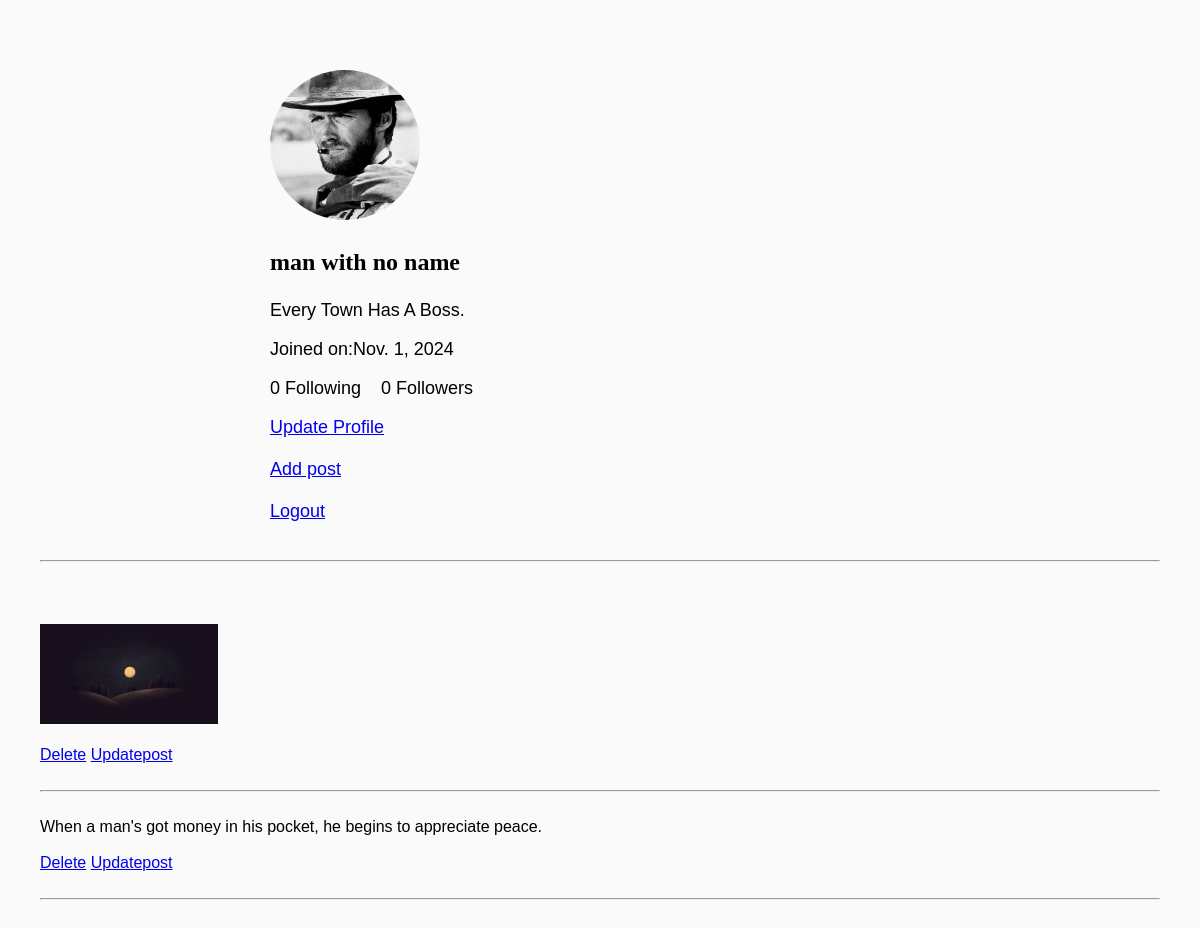
Screenshot of /profile/man with no name/ (signed in) with the database file from the repository.
### app/models.py (models this page shows, shortened)
class Profile(models.Model):
    user=models.OneToOneField(User,on_delete=models.CASCADE,related_name="profile")
    user_image=models.ImageField(upload_to="profile_image",null=True,blank=True)
    created_at=models.DateField(auto_now_add=True)
    bio=models.CharField(max_length=100,blank=True)
    followers=models.ManyToManyField('self',symmetrical=False,related_name="following",blank=True)
    def following_count(self):
        return self.following.count()
    def followers_count(self):
        return  self.followers.count()

class Post(models.Model):
    user=models.ForeignKey(User,on_delete=models.CASCADE)
    content=models.CharField(max_length=280,blank=True)
    image=models.ImageField(upload_to="image",null=True,blank=True)
    created_at=models.DateTimeField(auto_now_add=True)
    updated_at=models.DateTimeField(auto_now=True)
    likes=models.ManyToManyField(User,related_name='liked_posts',blank=True)
    retweet=models.ManyToManyField(User,related_name='retweetd_posts',blank=True)

### app/views.py (the view)
# urls.py: path('',view_profile,name="profile_home"),
def view_profile(request,username):
    user_name=get_object_or_404(User,username=username)
    user_profile=get_object_or_404(Profile,user=user_name)
    posts=Post.objects.filter(user=user_name)
    if request.user.is_authenticated:
        is_following = user_profile in request.user.profile.following.all()
    else:
        is_following = False
    context={
        'user_profile':user_profile,
        'posts':posts,
        'is_following':is_following
    }
    return render(request,'profile.html',context)

### templates/profile.html (shortened to what this page needs)
<!DOCTYPE html>
<html lang="en">
<head>
    {%load static%}
    <link rel="stylesheet" type="text/css" href="{% static 'css/style.css' %}">
</head>
<body>
    <div class="profilepage-section">
        <div class="profile-container">
            {%if user_profile.user.profile.user_image%}
            <img id="user-profile-image" src="{{user_profile.user.profile.user_image.url }}" height="100" alt="">
            {%else%}
            <img src="{% static 'images/oip.jpg' %}" height="100" alt="">
            {%endif%}
            <h3 id="username-text">{{user_profile.user}}</h3>
            <p>{{user_profile.user.profile.bio}}</p>
            Joined on:{{user_profile.user.profile.created_at}}<br>
            {% if user.is_authenticated %}
            <div class="follow-tag">
            <a href="{% url 'following' user_profile.user.id %}" id="anchor-tag"><p>{{ user_profile.following_count }} Following</p>
            </a>
            <a href="{% url 'followers' user_profile.user.id %}" id="anchor-tag"><p>{{ user_profile.followers_count }} Followers</p></a>
            </div>
            {%endif%}
            {% if request.user.is_authenticated and request.user == user_profile.user %}
            <a href="{% url 'update_profile' user.id %}">Update Profile</a><br><br>
            <a href="{% url 'post'%}">Add post</a><br><br>
            <a href="{% url 'logout'%}">Logout</a>
            {%endif%}
        </div>
        <hr>
        <br>
        <div class="profile-content">
            <div class="profile-post">
                {%for post in posts%}
                <a href="{% url 'post_details' post.id %}" id="anchor-tag">
                {{post.content}}<br><br></a>
                {%if post.image%}
                <a href="{% url 'post_details' post.id %}" id="anchor-tag">
                <img src="{{post.image.url}}" height="100" alt=""><br><br></a>
                {%endif%}
                {%if user.is_authenticated and request.user == post.user %}
                <a href="{% url 'deletepost' post.id %}">Delete</a>
                <a href="{% url 'update_post' post.id%}">Updatepost</a>
                <br><br>
                <hr><br>
                {%endif%}
                {%endfor%}
            </div>
        </div>
    </div>

### static/css/style.css (style rules this page uses)
body { background-color: rgb(255, 255, 255); margin:0; padding:0; box-sizing: border-box; }
#anchor-tag { text-decoration: none; color: inherit; }
.profilepage-section { background-color: rgb(250, 250, 250); padding:40px; }
.profile-container { margin-left:200px; border-radius: 5px; padding:30px; font-family: 'Lucida Sans', 'Lucida Sans Regular', 'Lucida Grande', 'Lucida Sans Unicode', Geneva, Verdana, sans-serif; font-size: large; }
#user-profile-image { border-radius: 50%; height:150px; width:150px; object-fit: cover; }
.profile-post { font-family: 'Lucida Sans', 'Lucida Sans Regular', 'Lucida Grande', 'Lucida Sans Unicode', Geneva, Verdana, sans-serif; }
#username-text { font-family:Cambria, Cochin, Georgia, Times, 'Times New Roman', serif; font-size: x-large; }
.follow-tag { display: flex; gap:20px; }
body { background-color: rgb(255, 255, 255); }

### rows the page displays
Profile: user.profile.user_image (picture), user "man with no name", user.profile.bio "Every Town Has A Boss.", user.profile.created_at "Nov. 1, 2024", following_count "0", followers_count "0"
Post: image (picture), shows "Delete"
Post: content "When a man's got money in his pocket, he begins to appreciate peace.", shows "Delete"
